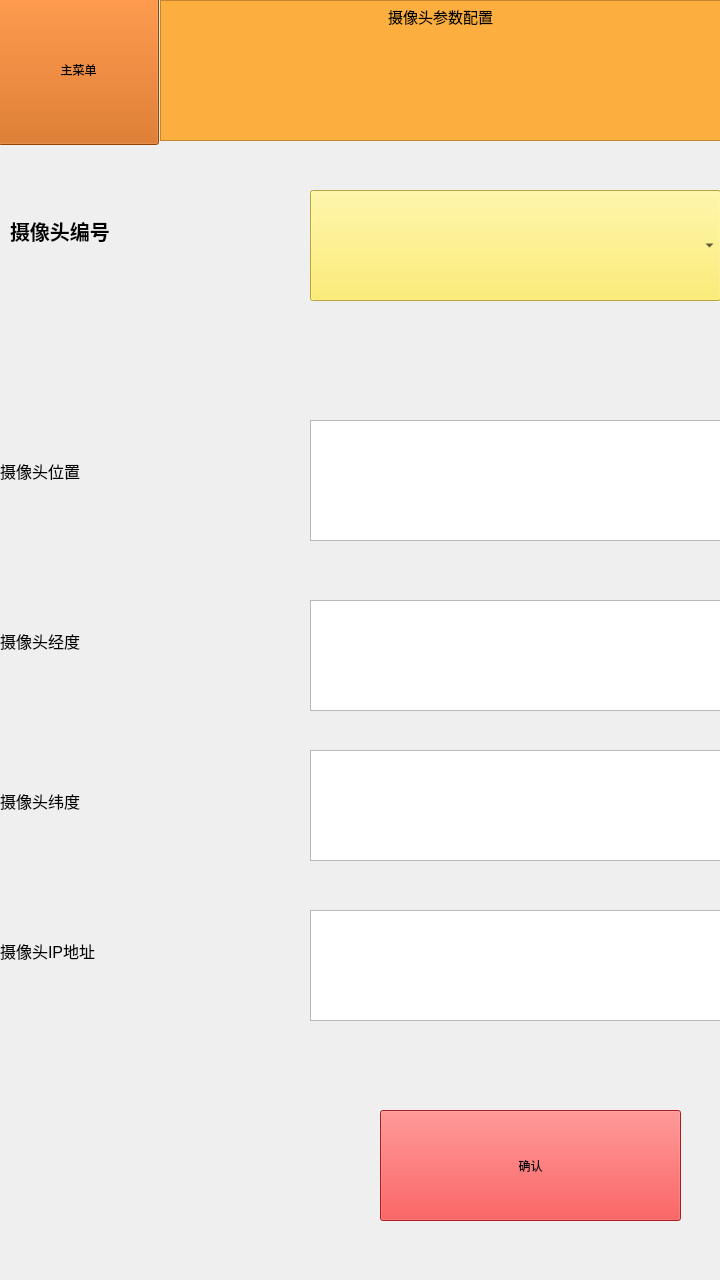
<?xml version="1.0" encoding="UTF-8"?>
<ui version="4.0">
 <class>config_camera</class>
 <widget class="QWidget" name="config_camera">
  <property name="geometry">
   <rect>
    <x>0</x>
    <y>0</y>
    <width>720</width>
    <height>1280</height>
   </rect>
  </property>
  <property name="windowTitle">
   <string>Form</string>
  </property>
  <widget class="QPushButton" name="pushButton">
   <property name="geometry">
    <rect>
     <x>-2</x>
     <y>-6</y>
     <width>161</width>
     <height>151</height>
    </rect>
   </property>
   <property name="styleSheet">
    <string notr="true">background-color: rgb(206, 92, 0);</string>
   </property>
   <property name="text">
    <string>主菜单</string>
   </property>
  </widget>
  <widget class="QTextEdit" name="textEdit">
   <property name="geometry">
    <rect>
     <x>160</x>
     <y>0</y>
     <width>561</width>
     <height>141</height>
    </rect>
   </property>
   <property name="styleSheet">
    <string notr="true">background-color: rgb(252, 175, 62);</string>
   </property>
   <property name="html">
    <string>&lt;!DOCTYPE HTML PUBLIC &quot;-//W3C//DTD HTML 4.0//EN&quot; &quot;http://www.w3.org/TR/REC-html40/strict.dtd&quot;&gt;
&lt;html&gt;&lt;head&gt;&lt;meta name=&quot;qrichtext&quot; content=&quot;1&quot; /&gt;&lt;style type=&quot;text/css&quot;&gt;
p, li { white-space: pre-wrap; }
&lt;/style&gt;&lt;/head&gt;&lt;body style=&quot; font-family:'Ubuntu'; font-size:11pt; font-weight:400; font-style:normal;&quot;&gt;
&lt;p align=&quot;center&quot; style=&quot; margin-top:0px; margin-bottom:0px; margin-left:0px; margin-right:0px; -qt-block-indent:0; text-indent:0px;&quot;&gt;摄像头参数配置&lt;/p&gt;&lt;/body&gt;&lt;/html&gt;</string>
   </property>
  </widget>
  <widget class="QLabel" name="label_4">
   <property name="geometry">
    <rect>
     <x>0</x>
     <y>410</y>
     <width>491</width>
     <height>121</height>
    </rect>
   </property>
   <property name="font">
    <font>
     <pointsize>12</pointsize>
    </font>
   </property>
   <property name="text">
    <string>摄像头位置</string>
   </property>
  </widget>
  <widget class="QLabel" name="label_3">
   <property name="geometry">
    <rect>
     <x>10</x>
     <y>170</y>
     <width>491</width>
     <height>121</height>
    </rect>
   </property>
   <property name="font">
    <font>
     <pointsize>15</pointsize>
     <weight>75</weight>
     <bold>true</bold>
    </font>
   </property>
   <property name="text">
    <string>摄像头编号</string>
   </property>
  </widget>
  <widget class="QLabel" name="label_5">
   <property name="geometry">
    <rect>
     <x>0</x>
     <y>580</y>
     <width>491</width>
     <height>121</height>
    </rect>
   </property>
   <property name="font">
    <font>
     <pointsize>12</pointsize>
    </font>
   </property>
   <property name="text">
    <string>摄像头经度</string>
   </property>
  </widget>
  <widget class="QComboBox" name="comboBox">
   <property name="geometry">
    <rect>
     <x>310</x>
     <y>190</y>
     <width>411</width>
     <height>111</height>
    </rect>
   </property>
   <property name="styleSheet">
    <string notr="true">background-color: rgb(252, 233, 79);</string>
   </property>
  </widget>
  <widget class="QTextEdit" name="textEdit_2">
   <property name="geometry">
    <rect>
     <x>310</x>
     <y>420</y>
     <width>411</width>
     <height>121</height>
    </rect>
   </property>
  </widget>
  <widget class="QTextEdit" name="textEdit_3">
   <property name="geometry">
    <rect>
     <x>310</x>
     <y>600</y>
     <width>411</width>
     <height>111</height>
    </rect>
   </property>
  </widget>
  <widget class="QLabel" name="label_6">
   <property name="geometry">
    <rect>
     <x>0</x>
     <y>740</y>
     <width>491</width>
     <height>121</height>
    </rect>
   </property>
   <property name="font">
    <font>
     <pointsize>12</pointsize>
    </font>
   </property>
   <property name="text">
    <string>摄像头纬度</string>
   </property>
  </widget>
  <widget class="QTextEdit" name="textEdit_4">
   <property name="geometry">
    <rect>
     <x>310</x>
     <y>750</y>
     <width>411</width>
     <height>111</height>
    </rect>
   </property>
  </widget>
  <widget class="QPushButton" name="pushButton_2">
   <property name="geometry">
    <rect>
     <x>380</x>
     <y>1110</y>
     <width>301</width>
     <height>111</height>
    </rect>
   </property>
   <property name="styleSheet">
    <string notr="true">background-color: rgb(239, 41, 41);</string>
   </property>
   <property name="text">
    <string>确认</string>
   </property>
  </widget>
  <widget class="QLabel" name="label_7">
   <property name="geometry">
    <rect>
     <x>0</x>
     <y>890</y>
     <width>491</width>
     <height>121</height>
    </rect>
   </property>
   <property name="font">
    <font>
     <pointsize>12</pointsize>
    </font>
   </property>
   <property name="text">
    <string>摄像头IP地址</string>
   </property>
  </widget>
  <widget class="QTextEdit" name="textEdit_5">
   <property name="geometry">
    <rect>
     <x>310</x>
     <y>910</y>
     <width>411</width>
     <height>111</height>
    </rect>
   </property>
  </widget>
 </widget>
 <resources/>
 <connections/>
</ui>
